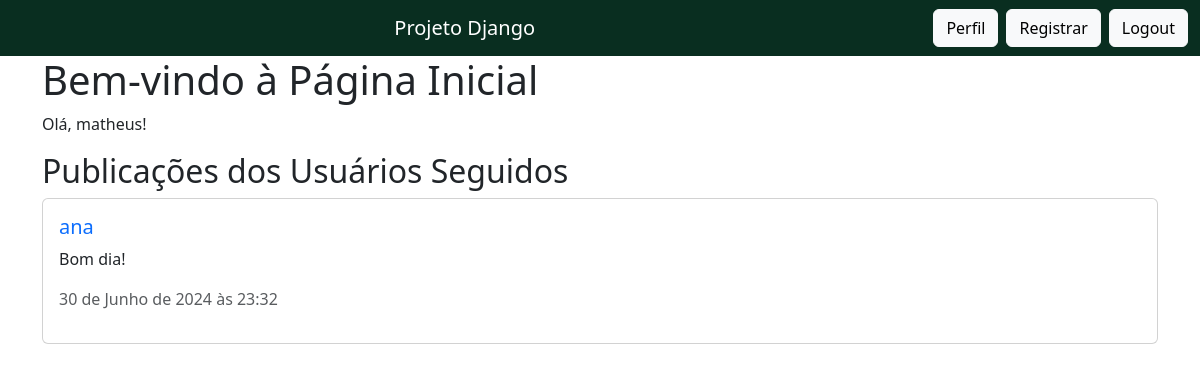
The app's page / (signed in), older data.
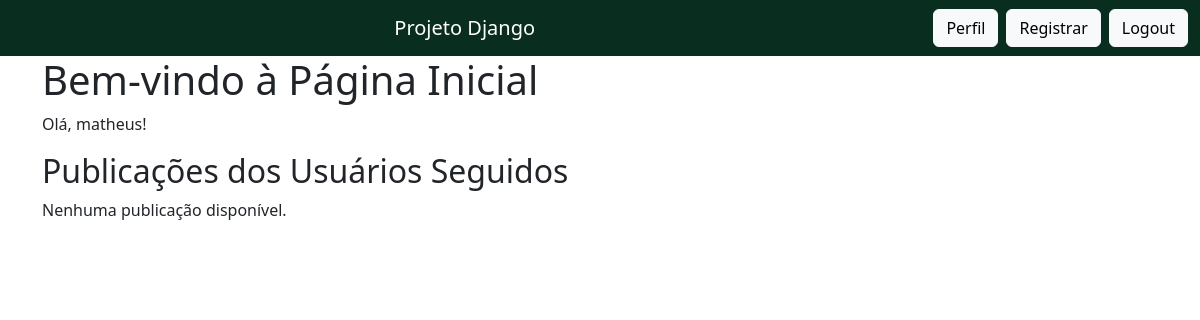
The same page, newer data.
### core/models.py (models this page shows, shortened)
class Comment(models.Model):
    user = models.ForeignKey(User, on_delete=models.CASCADE)
    content = models.TextField()
    created_at = models.DateTimeField(auto_now_add=True)
    edited_at = models.DateTimeField(null=True, blank=True)

### core/views.py (the view)
# urls.py: path('', views.index, name='index'),
def index(request):
    if request.user.is_authenticated:
        following = Follow.objects.filter(follower=request.user)
        comments = Comment.objects.filter(
            user__in=[follow.followed for follow in following],
            created_at__gte=Subquery(
                Follow.objects.filter(
                    follower=request.user,
                    followed=OuterRef('user')
                ).values('created_at')[:1]
            )
        ).order_by('-created_at')
    else:
        comments = Comment.objects.none()
    return render(request, 'index.html', {'comments': comments})

### core/templates/index.html (shortened to what this page needs)
{% extends 'base.html' %}
{% block content %}
    <h1>Bem-vindo à Página Inicial</h1>
    {% if user.is_authenticated %}
        <p>Olá, {{ user.username }}!</p>
        <h2>Publicações dos Usuários Seguidos</h2>
        {% if comments %}
            {% for comment in comments %}
                <div class="card mb-2">
                    <div class="card-body">
                        <h5 class="card-title">
                            <a href="{% url 'other_profile' comment.user.username %}">{{ comment.user.username }}</a>
                        </h5>
                        <p class="card-text">{{ comment.content }}</p>
                        <p class="text-muted">{{ comment.created_at }}</p>
                    </div>
                </div>
            {% endfor %}
        {% else %}
            <p>Nenhuma publicação disponível.</p>
        {% endif %}
    {% else %}
        <p>Você não está logado.</p>
    {% endif %}
{% endblock content %}

Row changes from the older to the newer data that the page shows:
removed Comment: user.username "ana", content "Bom dia!", created_at "30 de Junho de 2024 às 23:32"
Text that changed along with them:
text now shown: "Nenhuma publicação disponível."
